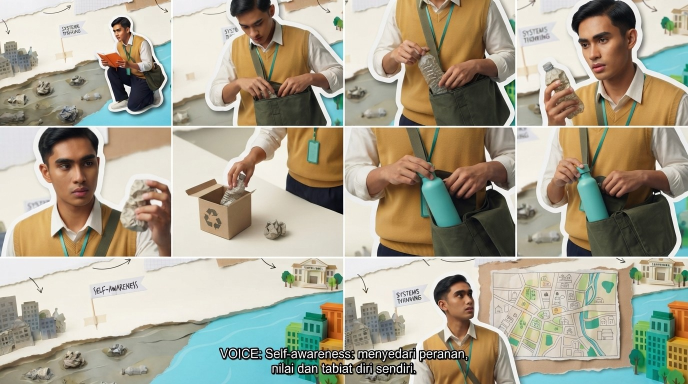
#> input picture assets/scene06_storyboard.jpg, 1376 x 768 px (shown at 1/2 size)
$ python -i pg_gfx.py   (imports and definitions only)
#> lines starting #> are read from the running program, lines starting #| are printed output that depends on the picture
"""Flat motion-graphics helpers for "Selepas Pinggan Ditinggalkan" (clean card style on warm cream)."""
import math, functools
import numpy as np
from PIL import Image, ImageDraw, ImageFilter, ImageFont

W, H, FPS = 1280, 720, 25
PG = "/home/user/esd/assets/pinggan/"
NOTO = "/usr/share/fonts/truetype/noto/"
F_SERIF_B = NOTO + "NotoSerif-Bold.ttf"
F_SERIF = NOTO + "NotoSerif-Regular.ttf"
F_SANS_B = NOTO + "NotoSans-Bold.ttf"
F_SANS = NOTO + "NotoSans-Regular.ttf"
F_SANS_SB = NOTO + "NotoSans-Bold.ttf"
F_HAND = "/usr/share/fonts/opentype/comic-neue/ComicNeue-Bold.otf"

CREAM = (248, 243, 234)
PAPER = (255, 253, 248)
INK = (48, 34, 30)
MUTED = (120, 104, 96)
LINE = (226, 216, 202)
GREEN = (74, 150, 96)
AMBER = (224, 150, 40)
RED = (200, 70, 60)
BLUE = (60, 118, 176)
COL = {"ju": (206, 120, 138), "amir": (34, 112, 120), "sara": (140, 98, 156), "lina": (112, 118, 60),
       "nar": (92, 72, 64)}


# ---------------------------------------------------------------- easing
def clamp(x, a=0.0, b=1.0): return max(a, min(b, x))
def lerp(a, b, t): return a + (b - a) * t
def ease(t): t = clamp(t); return t * t * (3 - 2 * t)
def ease_out(t): t = clamp(t); return 1 - (1 - t) ** 3
def ease_io(t): t = clamp(t); return 4 * t ** 3 if t < .5 else 1 - (-2 * t + 2) ** 3 / 2
def back_out(t, s=1.6): t = clamp(t) - 1; return t * t * ((s + 1) * t + s) + 1
def seg(t, a, b): return clamp((t - a) / (b - a)) if b > a else float(t >= a)
def pop(t, t0, d=0.45): return 0.0 if t < t0 else back_out(seg(t, t0, t0 + d))
def fade(t, t0, d=0.4): return ease(seg(t, t0, t0 + d))


@functools.lru_cache(None)
def font(path, size): return ImageFont.truetype(path, size)


def tsize(text, fnt):
    b = ImageDraw.Draw(Image.new("L", (1, 1))).textbbox((0, 0), text, font=fnt)
    return b[2] - b[0], b[3] - b[1], b


# [10 lines left out: function wrap, not called in this run]


# ---------------------------------------------------------------- compositing
def with_alpha(img, a):
    if a >= 0.999: return img
    info = dict(img.info); img = img.copy(); img.info.update(info); img.putalpha(img.getchannel("A").point(lambda v: int(v * clamp(a)))); return img


# [11 lines left out: function place, not called in this run]


def shadow(img, off=(0, 6), blur=10, op=0.22):
    pad = blur * 2 + 8
    out = Image.new("RGBA", (img.width + 2 * pad, img.height + 2 * pad), (0, 0, 0, 0))
    sh = Image.new("RGBA", img.size, (60, 40, 30, 0))
    sh.putalpha(img.getchannel("A").point(lambda v: int(v * op)))
    tmp = Image.new("RGBA", out.size, (0, 0, 0, 0)); tmp.paste(sh, (pad + off[0], pad + off[1]))
    out.alpha_composite(tmp.filter(ImageFilter.GaussianBlur(blur)))
    out.alpha_composite(img, (pad, pad))
    out.info["pad"] = pad
    return out


# [197 lines left out: functions rrect, card, chip, icon, panel, face and 2 more, not called in this run]

>>> import cv2
>>> picture = cv2.imread('../assets/scene06_storyboard.jpg', cv2.IMREAD_GRAYSCALE)
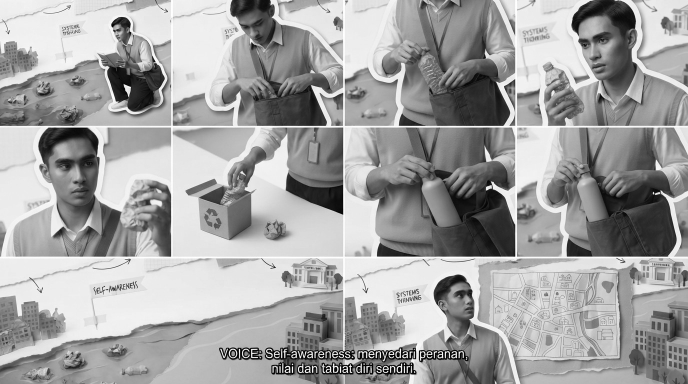
#> picture: shape (768, 1376) (shown at 1/2 size); min 0, max 255, mean 162.4
>>> result = shadow(picture)
#> (the run stopped early here; a loop or call above may not have finished)

$ run again, on assets/scene15_storyboard.jpg
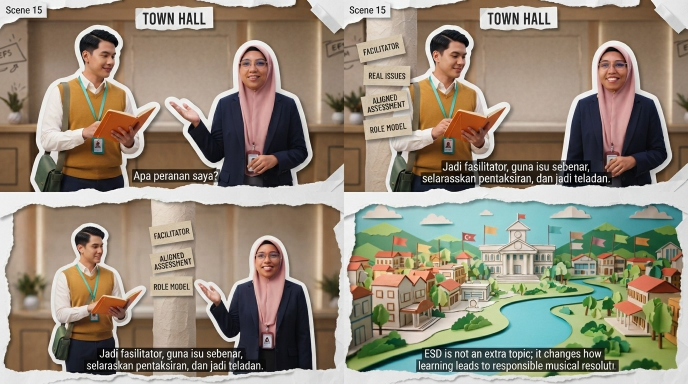
#> input picture assets/scene15_storyboard.jpg, 1376 x 768 px (shown at 1/2 size)
#> `picture = cv2.imread('../assets/scene06_storyboard.jpg', cv2.IMREAD_GR..`:
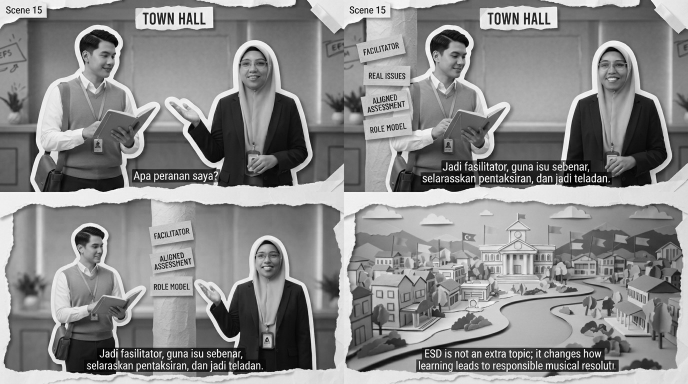
#> picture: shape (768, 1376) (shown at 1/2 size); min 0, max 255, mean 137.4

$ run again, on assets/scene08_collaboration.jpg
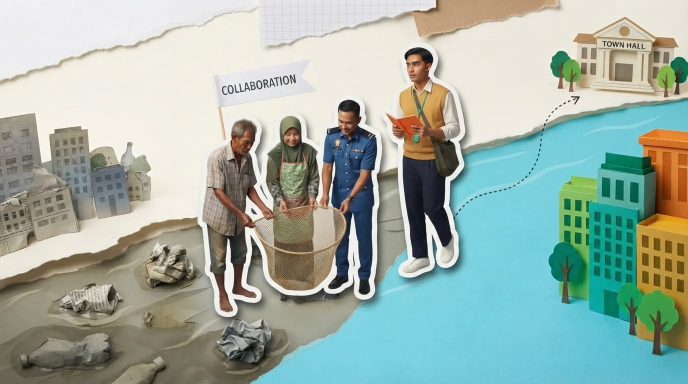
#> input picture assets/scene08_collaboration.jpg, 1376 x 768 px (shown at 1/2 size)
#> `picture = cv2.imread('../assets/scene06_storyboard.jpg', cv2.IMREAD_GR..`:
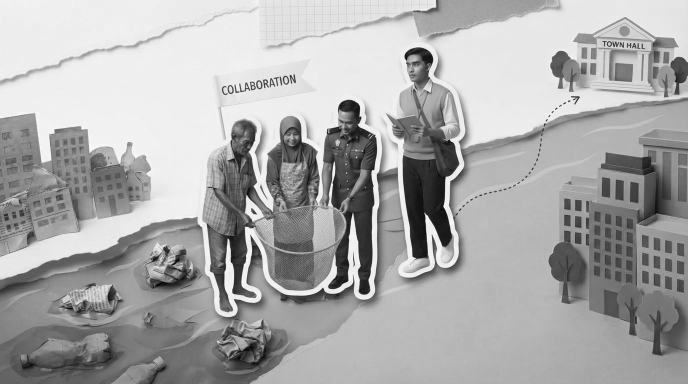
#> picture: shape (768, 1376) (shown at 1/2 size); min 0, max 255, mean 169.9
